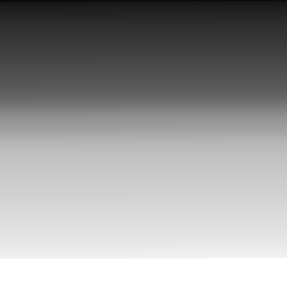
#> input picture img1_tp.png, 287 x 288 px
$ jupyter execute histogramas.ipynb
#> lines starting #> are read from the running program, lines starting #| are printed output that depends on the picture
# Trabajo práctico 1

**Nombre**: Cristina Arroyo Huerta

2.1. Para las imágenes img1_tp.png y img2_tp.png leerlas con OpenCV en escala de grisas y visualizarlas.

2.2. Elija el numero de bins que crea conveniente y grafique su histograma, compare los histogramas entre si.Explicar lo que se observa, si tuviera que entrenar un modelo de clasificación/detección de imágenes, considera que puede ser de utilidad tomar como ‘features’ a los histogramas?

[cell 1]
import cv2 as cv
import matplotlib.pyplot as plt
import os
import numpy as np

def read_gray_scale(image_name):
#> called with image_name = 'img1_tp.png'
    image = cv.imread(image_name, cv.IMREAD_GRAYSCALE)
#> image is the input picture: shape (288, 287); min 2, max 255, mean 154.8
    return image

img1 = read_gray_scale("img1_tp.png")
img2 = read_gray_scale("img2_tp.png")
#> call 2 of read_gray_scale, with image_name = 'img2_tp.png'
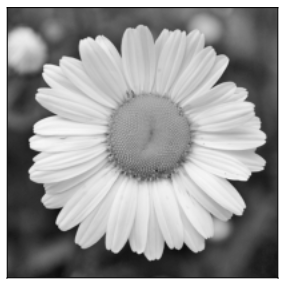
#> input picture img2_tp.png, 287 x 288 px
#> in read_gray_scale, image is the input picture: shape (288, 287); min 2, max 255, mean 154.8

fig, ax = plt.subplots(1,2, figsize=(20,12))
ax[0].imshow(img1)
ax[0].set_title('img1_tp gray scale')

ax[1].imshow(img2)
ax[1].set_title('img2_tp gray scale')
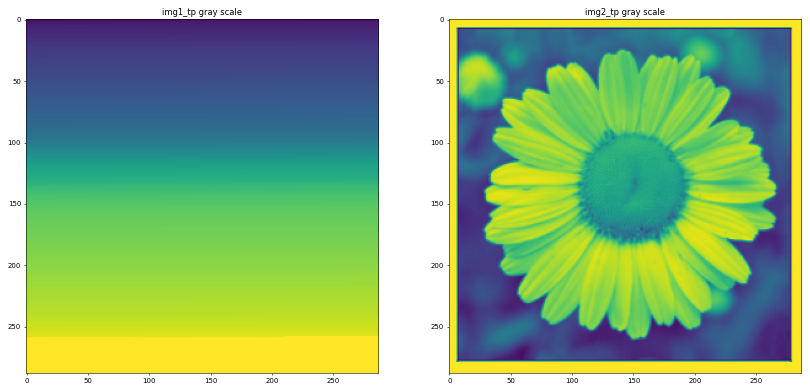
#> figure drawn by matplotlib, 2 panels

[cell 2]
hist1 = cv.calcHist([img1], [0], None, [256], [0, 256])
#> hist1 = 256 values, max 8400 at index 255, min 0 at index 0, mean 322.9

hist2 = cv.calcHist([img2], [0], None, [256], [0, 256])
#> hist2 has the same summary as hist1

fig, ax = plt.subplots(1,2, figsize=(18,7))
ax[0].plot(hist1)
ax[0].set_title('Histograma de img1_tp en escala de grises')
ax[0].set_xlabel('Valor del píxel')
ax[0].set_ylabel('Frecuencia')

ax[1].plot(hist2)
ax[1].set_title('Histograma de img2_tp en escala de grises')
ax[1].set_xlabel('Valor del píxel')
ax[1].set_ylabel('Frecuencia')
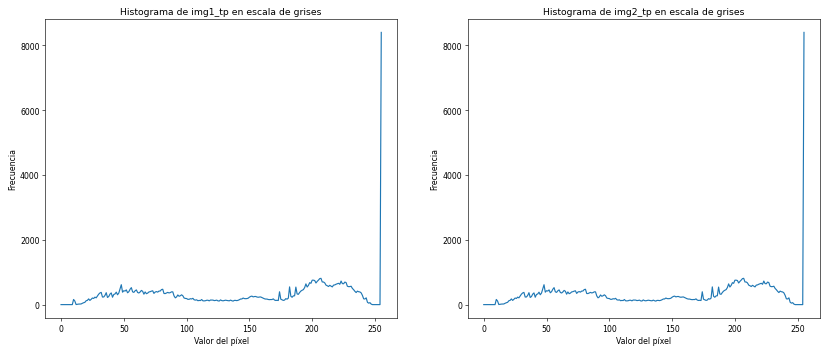
#> figure drawn by matplotlib, 2 panels; panel 1: curve peaks at x = 255, y = 8400; panel 2: curve peaks at x = 255, y = 8400

[cell 3]
unique1, counts1 = np.unique(img1, return_counts=True)
#> unique1 = 242 values from 2 to 255; counts1 = 242 values, max 8400 at index 241, min 1 at index 0, mean 341.6
result1 = np.column_stack((unique1, counts1))
#> result1 = 242 pairs, first value 2 to 255, second value 1 to 8400
unique2, counts2 = np.unique(img2, return_counts=True)
#> unique2 = 242 values from 2 to 255; counts2 has the same summary as counts1
result2 = np.column_stack((unique2, counts2))
#> result2 has the same summary as result1

[cell 4]
(result1==result2).all()
#> Out = True

[cell 5]
(hist1==hist2).all()
#> Out = True
